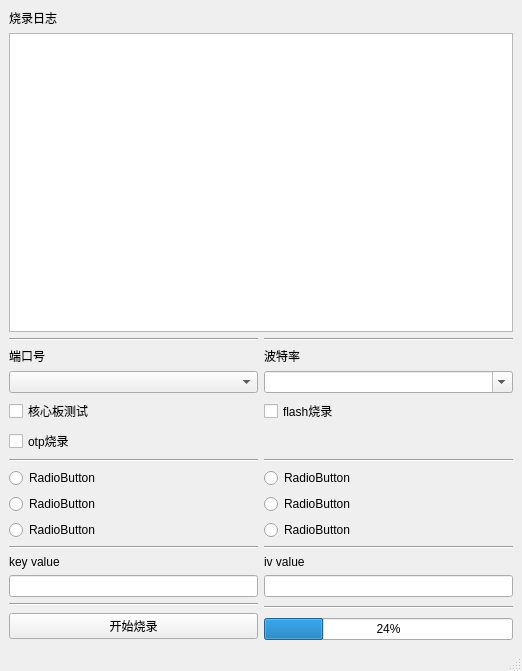
<?xml version="1.0" encoding="UTF-8"?>
<ui version="4.0">
 <class>MainWindow</class>
 <widget class="QMainWindow" name="MainWindow">
  <property name="geometry">
   <rect>
    <x>0</x>
    <y>0</y>
    <width>522</width>
    <height>671</height>
   </rect>
  </property>
  <property name="windowTitle">
   <string>K210烧录工具</string>
  </property>
  <widget class="QWidget" name="centralwidget">
   <layout class="QGridLayout" name="gridLayout">
    <item row="0" column="0">
     <widget class="QLabel" name="label_4">
      <property name="text">
       <string>烧录日志</string>
      </property>
     </widget>
    </item>
    <item row="1" column="0" colspan="2">
     <widget class="QTextBrowser" name="textBrowser"/>
    </item>
    <item row="2" column="0">
     <widget class="Line" name="line">
      <property name="orientation">
       <enum>Qt::Horizontal</enum>
      </property>
     </widget>
    </item>
    <item row="2" column="1">
     <widget class="Line" name="line_8">
      <property name="orientation">
       <enum>Qt::Horizontal</enum>
      </property>
     </widget>
    </item>
    <item row="3" column="0">
     <widget class="QLabel" name="label_2">
      <property name="text">
       <string>端口号</string>
      </property>
     </widget>
    </item>
    <item row="3" column="1">
     <widget class="QLabel" name="bandrate_label">
      <property name="text">
       <string>波特率</string>
      </property>
     </widget>
    </item>
    <item row="4" column="0">
     <widget class="QComboBox" name="port">
      <property name="editable">
       <bool>false</bool>
      </property>
     </widget>
    </item>
    <item row="4" column="1">
     <widget class="QComboBox" name="bandrate">
      <property name="editable">
       <bool>true</bool>
      </property>
      <property name="currentText">
       <string/>
      </property>
      <property name="currentIndex">
       <number>-1</number>
      </property>
     </widget>
    </item>
    <item row="5" column="0">
     <widget class="QCheckBox" name="burn_core">
      <property name="text">
       <string>核心板测试</string>
      </property>
     </widget>
    </item>
    <item row="5" column="1">
     <widget class="QCheckBox" name="burn_flash">
      <property name="text">
       <string>flash烧录</string>
      </property>
     </widget>
    </item>
    <item row="6" column="0">
     <widget class="QCheckBox" name="otp_check">
      <property name="text">
       <string>otp烧录</string>
      </property>
     </widget>
    </item>
    <item row="7" column="0">
     <widget class="Line" name="line_2">
      <property name="orientation">
       <enum>Qt::Horizontal</enum>
      </property>
     </widget>
    </item>
    <item row="7" column="1">
     <widget class="Line" name="line_6">
      <property name="orientation">
       <enum>Qt::Horizontal</enum>
      </property>
     </widget>
    </item>
    <item row="8" column="0">
     <widget class="QRadioButton" name="radioButton">
      <property name="text">
       <string>RadioButton</string>
      </property>
     </widget>
    </item>
    <item row="8" column="1">
     <widget class="QRadioButton" name="radioButton_6">
      <property name="text">
       <string>RadioButton</string>
      </property>
     </widget>
    </item>
    <item row="9" column="0">
     <widget class="QRadioButton" name="radioButton_2">
      <property name="text">
       <string>RadioButton</string>
      </property>
     </widget>
    </item>
    <item row="9" column="1">
     <widget class="QRadioButton" name="radioButton_5">
      <property name="text">
       <string>RadioButton</string>
      </property>
     </widget>
    </item>
    <item row="10" column="0">
     <widget class="QRadioButton" name="radioButton_4">
      <property name="text">
       <string>RadioButton</string>
      </property>
     </widget>
    </item>
    <item row="10" column="1">
     <widget class="QRadioButton" name="radioButton_3">
      <property name="text">
       <string>RadioButton</string>
      </property>
     </widget>
    </item>
    <item row="11" column="0">
     <widget class="Line" name="line_3">
      <property name="orientation">
       <enum>Qt::Horizontal</enum>
      </property>
     </widget>
    </item>
    <item row="11" column="1">
     <widget class="Line" name="line_5">
      <property name="orientation">
       <enum>Qt::Horizontal</enum>
      </property>
     </widget>
    </item>
    <item row="12" column="0">
     <widget class="QLabel" name="label">
      <property name="text">
       <string>key value</string>
      </property>
     </widget>
    </item>
    <item row="12" column="1">
     <widget class="QLabel" name="label_3">
      <property name="text">
       <string>iv value</string>
      </property>
     </widget>
    </item>
    <item row="13" column="0">
     <widget class="QLineEdit" name="lineEdit"/>
    </item>
    <item row="13" column="1">
     <widget class="QLineEdit" name="lineEdit_2"/>
    </item>
    <item row="14" column="0">
     <widget class="Line" name="line_4">
      <property name="orientation">
       <enum>Qt::Horizontal</enum>
      </property>
     </widget>
    </item>
    <item row="14" column="1" rowspan="2">
     <widget class="Line" name="line_9">
      <property name="orientation">
       <enum>Qt::Horizontal</enum>
      </property>
     </widget>
    </item>
    <item row="15" column="0" rowspan="2">
     <widget class="QPushButton" name="Start_button">
      <property name="text">
       <string>开始烧录</string>
      </property>
     </widget>
    </item>
    <item row="16" column="1">
     <widget class="QProgressBar" name="progressBar_2">
      <property name="value">
       <number>24</number>
      </property>
     </widget>
    </item>
   </layout>
  </widget>
  <widget class="QMenuBar" name="menubar">
   <property name="geometry">
    <rect>
     <x>0</x>
     <y>0</y>
     <width>522</width>
     <height>23</height>
    </rect>
   </property>
  </widget>
  <widget class="QStatusBar" name="statusbar">
   <property name="sizeGripEnabled">
    <bool>true</bool>
   </property>
  </widget>
 </widget>
 <resources/>
 <connections/>
</ui>
